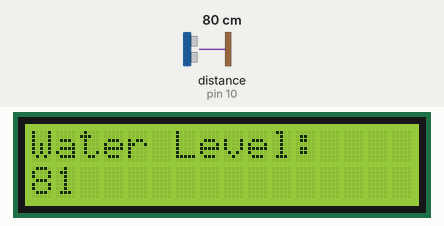
This sketch was run on a simulated Arduino Uno, built with avr-gcc and run on an emulated ATmega328P. Shown: 16×2 character LCD. Inputs (shaded band) come from the test bench; at power-on: distance to the obstacle (sensor on pin 10) 80 cm. The echo pulse lasts 58.3 µs per cm; what the sketch prints to the serial monitor is not drawn.

Above: at 1.2 s.
1.3 s: distance to the obstacle (sensor on pin 10) set to 2 cm
At 2.9 s:
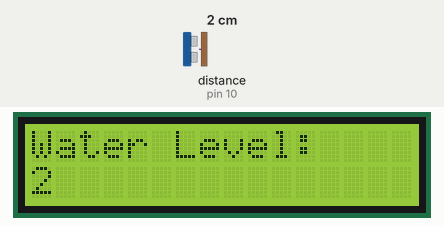
3.5 s: distance to the obstacle (sensor on pin 10) set to 4 cm
At 4.8 s:
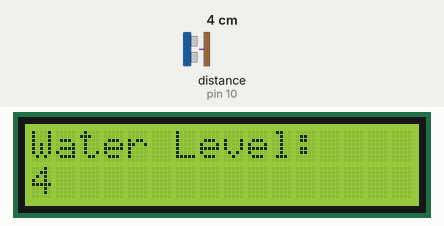
5.6 s: distance to the obstacle (sensor on pin 10) set to 9 cm
At 6.7 s:
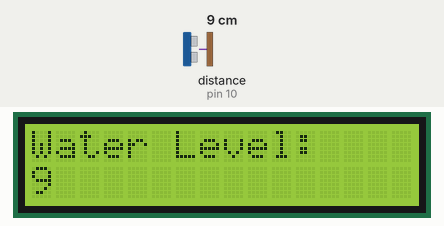
Timing chart, 0 to 8.6 s (numbered marks = the images above; inputs shaded):
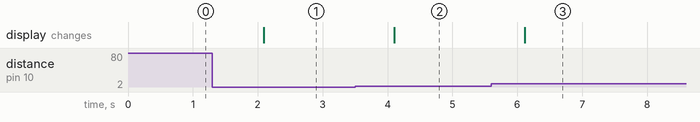

The sketch:

dpk_ultra.ino
```cpp
#include <LiquidCrystal.h>
#define trig 9
#define echo 10
#define max_distance 400
#include <NewPing.h>
NewPing sonar(trig, echo, max_distance);
LiquidCrystal lcd(12, 11, 5, 4, 3, 2);
//character
byte heart[8] = {
  0b00000,
  0b01010,
  0b11111,
  0b11111,
  0b11111,
  0b01110,
  0b00100,
  0b00000
};

void setup()
{
  Serial.begin(9600) ;
  lcd.begin(16, 2);
  lcd.clear() ;
  pinMode(trig, OUTPUT) ;
  pinMode(echo, INPUT) ;
  lcd.createChar(0, heart);
}
int max_height=70;
long x ;
void loop()
{
  lcd.clear() ;
 /* while (digitalRead(6) == 0 && digitalRead(7) == 0 && digitalRead(8) == 0)
  {
    screensavers() ;
  } ;
  */
  //if (digitalRead(6) == 1 || digitalRead(7) == 1 || digitalRead(8) == 1)
   // lcd.clear() ;
  //menu() ;

  for (int i = 0;; i++)
  {
    lcd.clear() ;
    lcd.setCursor(0, 0) ;
    lcd.print("Water Level:") ;
    lcd.setCursor(0, 1) ;
    ultrasonic() ;
    lcd.print((x)) ;
    //lcd.print("%");
    Serial.println(x);
    delay(1000);
  }
  //ultrasonic();
}

void screensavers()
{
  /*screensaver 1*/
  { lcd.setCursor(1, 0);
    lcd.write(byte(0));
    lcd.print("OPTIMUS LABS") ;
    lcd.scrollDisplayRight() ;
    delay(500);
    lcd.setCursor(1, 1) ;
    lcd.print(" PVT LTD") ;
    lcd.write(byte(0));
    lcd.scrollDisplayLeft() ;
    delay(500);
  }


  /*screensaver 2*/

  {
    lcd.setCursor(1, 0);
    lcd.write(byte(0));
    lcd.print("OPTIMUS LABS") ;
    lcd.scrollDisplayLeft() ;
    delay(500);
    lcd.setCursor(1, 1) ;
    lcd.print(" PVT LTD") ;
    lcd.write(byte(0));
    lcd.scrollDisplayRight() ;
    delay(500);
  }

}

void menu()
{
 /* for (int i = 0; i < 3; i++)
  {
    lcd.setCursor(0, 0) ;
    lcd.print("Modes :") ;
    lcd.setCursor(0, 1) ;
    lcd.print("1.BORE") ;
    DELAY(1000) ;
    lcd.clear();
    lcd.setCursor(0, 0) ;
    lcd.print("2.SUPP") ;
    DELAY(1000) ;
    lcd.clear();
    lcd.setCursor(0, 0) ;
    lcd.print("3.TIMER") ;
    DELAY(1000) ;
    lcd.clear();
  }
  */
  lcd.print("Enter Choice :") ;
  DELAY(5000) ;
  lcd.clear() ;
  lcd.print("NO CHOICE!");
  DELAY(1000) ;
  lcd.clear() ;

}


void check()
{
  if (digitalRead(6) == 1)
  {
    printwater_level() ;
    loop() ;
  }

  else if ( digitalRead(7) == 1)
  { lcd.clear() ;
    lcd.print("N.C") ;
    delay(1000) ;
    lcd.clear() ;
  }

  else if ( digitalRead(8) == 1)
  { lcd.clear() ;
    lcd.print("N.C") ;
    delay(1000) ;
    lcd.clear() ;
  }
}

void printwater_level()
{
  for (int i = 0; i < 40; i++)
  {
    lcd.clear() ;
    lcd.setCursor(0, 0) ;
    lcd.print("Water Level:") ;
    lcd.setCursor(0, 1) ;
    ultrasonic() ;
    lcd.print(x) ;
    Serial.println(x);
    delay(1000);
    if (digitalRead(6) == 1 || digitalRead(7) == 1 || digitalRead(8) == 1)

    {
      delay(50);
      loop() ;
    }
  }

}
int ultrasonic()
{
  // Wait 50ms between pings (about 20 pings/sec). 29ms should be the shortest delay between pings.
  unsigned int uS = sonar.ping();
  Serial.println("reading taken");// Send ping, get ping time in microseconds (uS).
  Serial.print("Ping: ");
  Serial.print(uS / US_ROUNDTRIP_CM); // Convert ping time to distance in cm and print result (0 = outside set distance range)
  Serial.println("cm");
  x = (uS / US_ROUNDTRIP_CM);
  return x;
}


void DELAY(int x)
{
  for (int i = 0; i < x; i++)
    delay(1) ;
  check() ;
}
```

Measured:
- after the input at 1.3 s, the display: changes after 0.79 s (image 1)
- after the input at 3.5 s, the display: changes after 0.60 s (image 2)
- after the input at 5.6 s, the display: changes after 0.52 s (image 3)
